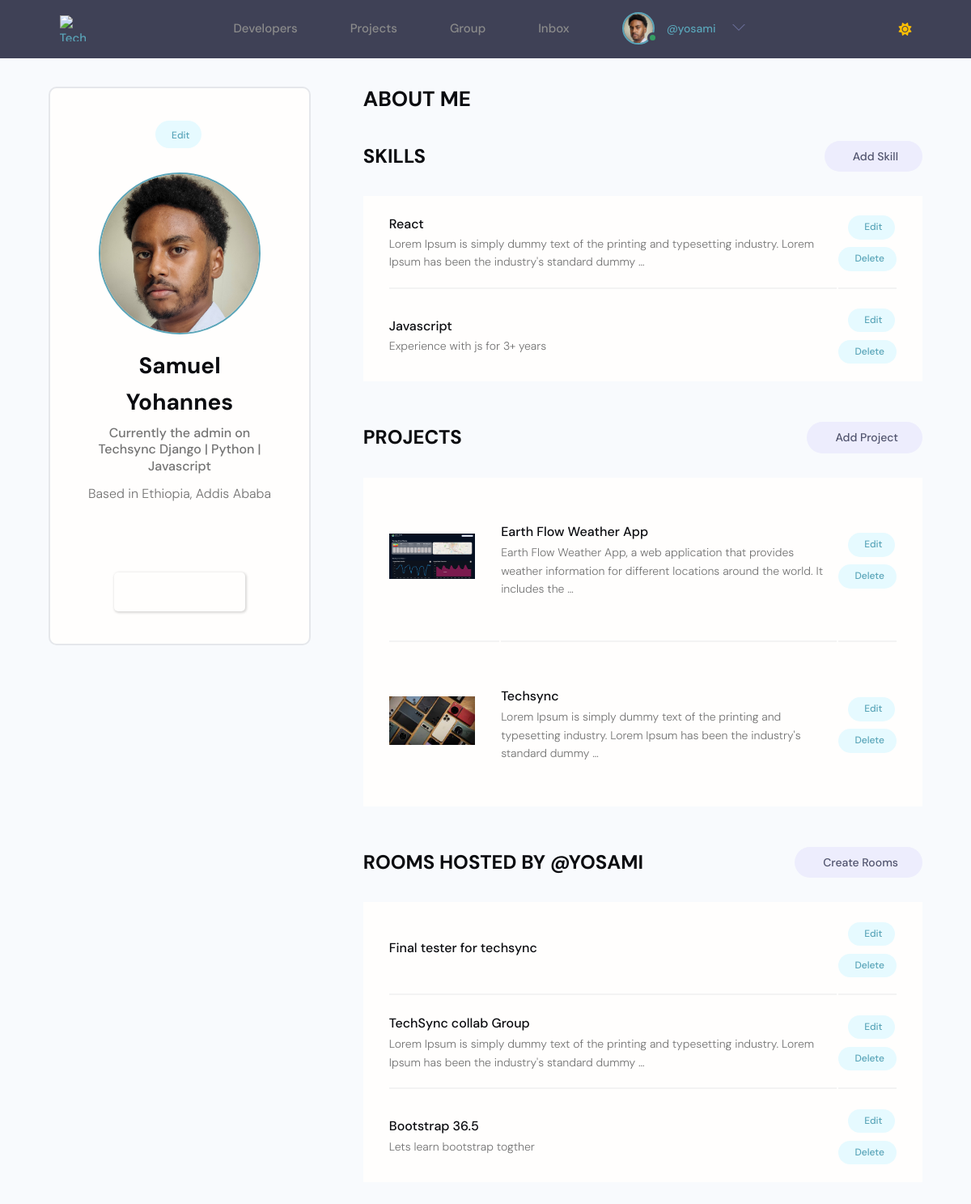
The page /account/ (signed in) on the database as committed earlier.
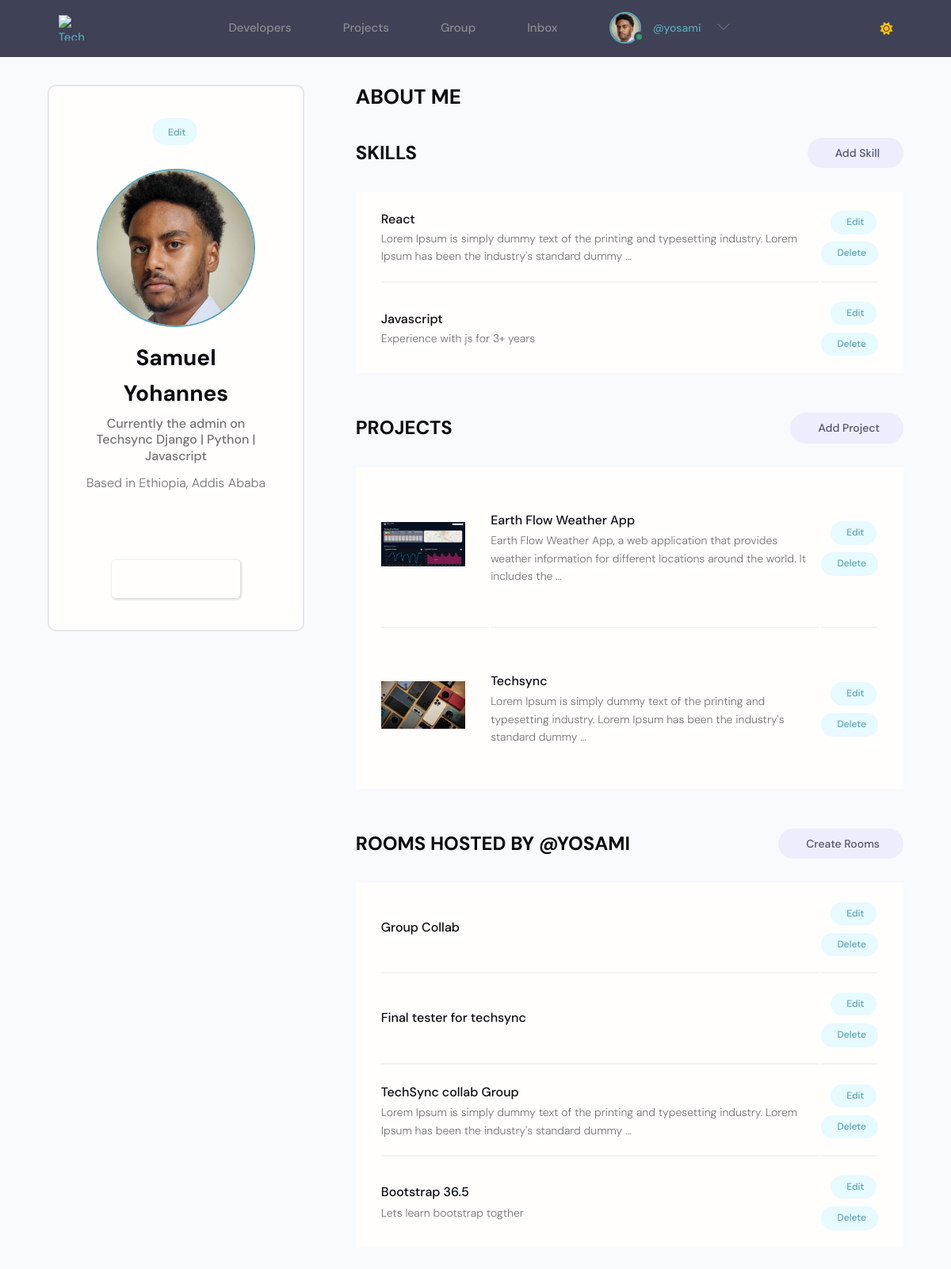
The same page on the database as committed later.
### users/models.py (models this page shows, shortened)
class Profile(models.Model):
    id = models.UUIDField(default=uuid.uuid4, primary_key=True, unique=True, editable=False, )
    user = models.OneToOneField(User, on_delete=models.CASCADE,null=True,blank=True)
    name = models.CharField(max_length=200, blank=True,null=True)
    username = models.CharField(max_length=200, blank=True,null=True,unique=True)
    headline = models.CharField(max_length=200, blank=True,null=True)
    about = models.TextField(blank=True, null=True)
    location = models.CharField(max_length=200, blank=True,null=True)
    profile_image = models.ImageField(null=True, blank=True,upload_to='profiles', default='default_profile.png')
    github_link = models.CharField(max_length=200, blank=True,null=True)
    twitter_link = models.CharField(max_length=200, blank=True,null=True)
    linkedin_link = models.CharField(max_length=200, blank=True,null=True)
    personal_link = models.CharField(max_length=200, blank=True,null=True)
    created_at = models.DateTimeField(auto_now_add=True)

class Skill(models.Model):
    id = models.UUIDField(default=uuid.uuid4, primary_key=True, unique=True, editable=False, )
    owner = models.ForeignKey(Profile, on_delete=models.CASCADE, null=True, blank=True)
    name = models.CharField(max_length=200, blank=True,null=True)
    description = models.TextField(blank=True, null=True)
    created_at = models.DateTimeField(auto_now_add=True)

### projects/models.py (models this page shows, shortened)
class Project(models.Model):
    id = models.UUIDField(default=uuid.uuid4, primary_key=True, unique=True, editable=False)
    owner = models.ForeignKey(Profile, on_delete=models.SET_NULL, null=True)
    title = models.CharField(max_length=100)
    description = models.TextField(null=True, blank=True)
    image = models.ImageField(null=True, blank=True, default='default.jpg', upload_to= 'project_image')
    demo_link = models.URLField(null=True, blank=True)
    source_link = models.URLField(null=True, blank=True)
    created_at = models.DateTimeField(auto_now_add=True)
    tags = models.ManyToManyField('Tag', blank=True)
    vote_count = models.IntegerField(default=0, null=True, blank=True)
    vote_ratio = models.IntegerField(default=0, null=True, blank=True)
    class Meta:
        ordering = ['-created_at']

### group/models.py (models this page shows, shortened)
class Room(models.Model):
    id = models.UUIDField(default=uuid.uuid4, primary_key=True, unique=True, editable=False, )
    host = models.ForeignKey(User, on_delete=models.SET_NULL, null=True)
    topic = models.ForeignKey(Topic, on_delete=models.SET_NULL, null=True)
    name = models.CharField(max_length=200)
    description = models.TextField(null=True, blank=True)
    participants = models.ManyToManyField(User, related_name='participants', blank=True)
    users_online = models.ManyToManyField(User, related_name='online_in_rooms', blank=True)
    updated = models.DateTimeField(auto_now=True)
    created = models.DateTimeField(auto_now_add=True)
    class Meta:
        ordering = ['-updated', '-created']

### users/views.py (the view)
# urls.py: path('account/', views.userAccount, name='user-account'),
@login_required(login_url='login')
def userAccount(request):
    profile = request.user.profile
    skills = profile.skill_set.all()
    projects = profile.project_set.all()
    rooms = Room.objects.filter(host=request.user)
    context = {
        'profile': profile,
        'skills': skills,
        'projects': projects,
        'rooms': rooms,
    }
    return render(request, 'users/account.html', context)

### templates/users/account.html (shortened to what this page needs)
{% extends "main/main.html" %}
  {% block content %}
  <main class="settingsPage profile my-md">
    <div class="container">
      <div class="layout">
        <div class="column column--1of3">
          <div class="card text-center">
            <div class="card__body dev">
              <a class="tag tag--pill tag--main settings__btn" href="{% url 'edit-account' %}"> Edit</a>
              <img class="avatar avatar--xl dev__avatar" src="{{ profile.profile_image.url }}" />
              <h2 class="dev__name">{{profile.name}}</h2>
              <p class="dev__title">{{profile.headline}}</p>
              <p class="dev__location">Based in {{profile.location}}</p>
              <ul class="dev__social">
              </ul>
              <a href="#" class="btn btn--sub btn--lg">Send Message </a>
            </div>
          </div>
        </div>
        <div class="column column--2of3">
          <div class="devInfo">
            <h3 class="devInfo__title">About Me</h3>
          </div>
          <div class="settings">
            <h3 class="settings__title">Skills</h3>
            <a class="tag tag--pill tag--sub settings__btn tag--lg" href="{% url 'add-skill'%}"> Add Skill</a>
          </div>
          <table class="settings__table">
            {% for skill in skills %}
            <tr>
              <td class="settings__tableInfo">
                <h4>{{skill.name}}</h4>
                <p>
                  {{skill.description|truncatewords:20}}
                </p>
              </td>
              <td class="settings__tableActions">
                <a class="tag tag--pill tag--main settings__btn" href="{% url 'update-skill' skill.id %}"> Edit</a>
                <a class="tag tag--pill tag--main settings__btn" href="{% url 'delete-skill' skill.id %}?next=/account">
                  Delete</a>
              </td>
            </tr>
            {% endfor %}
          </table>
          <div class="settings">
            <h3 class="settings__title">Projects</h3>
            <a class="tag tag--pill tag--sub settings__btn tag--lg" href="{% url 'create-project' %}"> Add Project</a>
          </div>
          <table class="settings__table">
            {% for project in projects %}
            <tr>
              <td class="settings__thumbnail">
                <a href="{% url 'project_detail' project.pk %}"><img src="{{project.image.url}}" alt="Project Thumbnail" /></a>
              </td>
              <td class="settings__tableInfo">
                <a href="{% url 'project_detail' project.pk %}">{{project.title}}</a>
                <p>
                  {{project.description|truncatewords:20}}
                </p>
              </td>
              <td class="settings__tableActions">
                <a class="tag tag--pill tag--main settings__btn" href="{% url 'update-project' project.pk %}"> Edit</a>
                <a class="tag tag--pill tag--main settings__btn" href="{% url 'delete-project' project.pk %}?next=/account">
                  Delete</a>
              </td>
            </tr>
            {% endfor %}
          </table>
<div class="settings">
  <h3 class="settings__title">ROOMS HOSTED BY @{{profile.username}}</h3>
  <a class="tag tag--pill tag--sub settings__btn tag--lg" href="{% url 'create-room' %}"> Create Rooms</a>
</div>
<table class="settings__table">
  {% for room in rooms %}
  <tr>
    <td class="settings__tableInfo">
      <a href="{% url 'room' room.id %}">{{room.name}}</a>
      <p>
        {{room.description|truncatewords:20}}
      </p>
    </td>
    <td class="settings__tableActions">
      <a class="tag tag--pill tag--main settings__btn" href="{% url 'update-room' room.id %}?next=/account"> Edit</a>
      <a class="tag tag--pill tag--main settings__btn" href="{% url 'delete-room' room.id %}?next=/account">
        Delete</a>
    </td>
  </tr>
  {% endfor %}
</table>
      </div>
    </div>
  </div>
  </main>
  {% endblock content %}

### templates/main/main.html (shortened to what this page needs)
{% load static %}
<!DOCTYPE html>
<html lang="en">
<head>
  <link rel="stylesheet" href="https://cdnjs.cloudflare.com/ajax/libs/selectize.js/0.13.3/css/selectize.min.css">
  <link rel="stylesheet" href="{% static 'styles/langauge.css' %}" />
    <link rel="stylesheet" href="https://cdnjs.cloudflare.com/ajax/libs/font-awesome/5.15.4/css/all.min.css" />
    <link rel="stylesheet" href="https://cdnjs.cloudflare.com/ajax/libs/font-awesome/6.0.0-beta3/css/all.min.css">
    <link rel="stylesheet" href="https://cdn.iconmonstr.com/1.3.0/css/iconmonstr-iconic-font.min.css" />
    <link rel="stylesheet" href="{% static 'uikit/styles/uikit.css' %}" />
    <link rel="stylesheet" href="{% static 'styles/app.css' %}" />
    <link rel="stylesheet" href="{% static 'styless/main.css' %}" />
    <link rel="stylesheet" href="{% static 'styless/style.css' %}" />
    <link rel="stylesheet" href="https://cdn.iconmonstr.com/1.3.0/css/iconmonstr-iconic-font.min.css">
</head>
<body>
    {% include "main/navbar.html" %}
    {% block content %}{% endblock content %}
</body>
</html>

### templates/main/navbar.html (shortened to what this page needs)
{% load static %}
<header class="header">
        <div class="container container--narrow">
                <a href="{% url 'projects'%}" class="header__logo">
                        <img src="" alt="Techsync Logo" />
                </a>
                <nav class="header__nav header__menu">
                        <ul class="header__menu">
                                <li class="header__menuItem"><a href="{% url 'profiles' %}">Developers</a></li>
                                <li class="header__menuItem"><a  href="{% url 'projects' %}">Projects</a></li>
                                <li class="header__menuItem"><a  href="{% url 'home-group'%}">Group</a></li>
                                {% if request.user.is_authenticated %}
                                <li class="header__menuItem"><a  href="{% url 'user-chatrooms' %}">Inbox</a></li>
                                {% else %}
                                <li class="header__menuItem"><a href="{% url 'login' %}" class="btn btn--sub">Login/Sign Up</a></li>
                                {% endif %}
                                {% if request.user.is_authenticated %}
                                <li class="header__menuItem">
                                        <div class="header__user">
                                                <a href="{% url 'user-account'%}">
                                                    <div class="avatar avatar--medium active">
                                                        <img src="{{ profile.profile_image.url }}" />
                                                    </div>
                                                    <p> <span>@{{profile.username}}</span></p>
                                                </a>
                                                <button class="dropdown-button">
                                                    <svg version="1.1" xmlns="http://www.w3.org/2000/svg" width="32" height="32" viewBox="0 0 32 32">
                                                        <title>chevron-down</title>
                                                        <path d="M16 21l-13-13h-3l16 16 16-16h-3l-13 13z"></path>
                                                    </svg>
                                                </button>
                                            </div>
                                </li>
                                {% endif %}
                        </ul>
                </nav>
                <span id="mode-icon" class="fas fa-sun"></span>
        </div>
</header>
<link rel="stylesheet" href="{% static 'uikit/styles/modules/_variables.css' %}" id="theme-css">

### static/styles/langauge.css (style rules this page uses)
:root { --li4-color-primary-hsl: 250, 84%, 54%; --li4-color-bg-hsl: 0, 0%, 100%; --li4-color-contrast-high-hsl: 230, 7%, 23%; --li4-color-contrast-higher-hsl: 230, 13%, 9%; --li4-color-bg-light-hsl: 0, 0%, 100%; --li4-color-white-hsl: 0, 0%, 100%; --li4-color-bg-dark-hsl: 240, 4%, 95%; --li4-color-bg-lighter-hsl: 0, 0%, 100%; --li4-color-black-hsl: 230, 13%, 9%; --li4-space-3xs: 0.25rem; --li4-space-2xs: 0.375rem; --li4-space-xs: 0.5rem; --li4-space-sm: 0.75rem; }
@media (min-width: 64rem) { :root { --li4-space-3xs: 0.375rem; --li4-space-2xs: 0.5625rem; --li4-space-xs: 0.75rem; --li4-space-sm: 1.125rem; } }
:root { --picker-vertical-gap: 4px; }

### static/styles/app.css (style rules this page uses)
:root { --color-sub: #0b0c10; }
.btn--sub { background-color: var(--color-sub-light); }
.card { border: 2px solid var(--color-light); }
img { width: 100%; }
.header { position: sticky; z-index: 111; background-color: var(--color-sub); padding: 1.5rem 0; }
.header > .container { display: flex; justify-content: space-between; align-items: center; }
.header__logo > img { height: 3.8rem; }
.header__nav > ul { display: inline-flex; align-items: center; list-style: none; gap: 6.5rem; }
.header__menuItem > a { color: var(--color-light); font-weight: 300; }
.profile .card > .dev { padding: 4rem; }
.dev__avatar { display: block; margin: auto; }
.dev__name { color: var(--color-sub); font-size: 2.8rem; font-weight: 700; margin-top: 1rem; margin-bottom: 0.5rem; }
.dev__title { font-size: 1.6rem; font-weight: 500; line-height: 1.3; }
.dev__location { margin-top: 1rem; }
.dev__social { margin: 3rem 0; list-style: none; display: flex; justify-content: center; gap: 1.5rem; }
.devInfo { margin-bottom: 3rem; }
.devInfo__title, .devInfo__subtitle { font-size: 2.6rem; color: var(--color-sub); text-transform: uppercase; font-weight: 700; margin-bottom: 1.5rem; }
.settingsPage .dev > .settings__btn { display: inline-block; margin-bottom: 3rem; }
.settings { display: flex; justify-content: space-between; align-items: center; }
.settings__title { font-size: 2.4rem; text-transform: uppercase; font-weight: 700; color: var(--color-sub); }
.settings__table { margin-top: 3rem; margin-bottom: 5rem; padding: 0 3rem; background: var(--color-white); }
.settings__table tr { width: 100%; }
.settings__table tr > td { padding: 2rem 0; }
.settings__table tr:not(:last-child) td { border-bottom: 2px solid var(--color-white-light); }
.settings__thumbnail { width: 23%; min-width: 10rem; }
.settings__thumbnail img { padding-right: 3rem; height: 15rem; object-fit: contain; }
.settings__tableInfo { width: 100%; }
.settings__tableInfo h4, .settings__tableInfo a { padding-right: 1rem; width: auto; font-size: 1.6rem; font-weight: 500; color: var(--color-sub); }
.settings__tableInfo p { font-size: 1.4rem; }
.settings__tableActions { text-align: right; }

### static/uikit/styles/modules/_variables.css (style rules this page uses)
:root { --color-main: #5aa5b9; --color-main-light: #e6faff; --color-sub: #0b0c10; --color-sub-light: #51546e; --color-sub-lighter: #ededfd; --color-text: #737373; --color-gray: #8b8b8b; --color-light: #e5e7eb; --color-light-gray: #767676; --color-bg: #f8fafd; --color-white: #fffefd; --color-white-light: #f3f3f3; --color-success: #359e64; --color-success-bg: #def8e8; --color-error: #fc4b0b; --color-error-bg: #fff2ee; --font-base: 'Poppins', arial, helvetica, 'Segoe UI', roboto, ubuntu, sans-serif; --font-monospace: 'Fira Code', 'Courier New', courier, monospace; --font-regular: 300; --font-medium: 500; --font-bold: 700; --generic-shadow: 1px 1px 5px #00000010; --generic-transition: all 0.3s ease-in-out; }

### static/uikit/styles/modules/_base.css (style rules this page uses)
* { margin: 0; padding: 0; box-sizing: border-box; text-rendering: optimizeLegibility; color: inherit; font-size: inherit; }
html { font-size: 50%; }
@media only screen and (min-width: 480px) { html { font-size: 56.25%; } }
@media only screen and (min-width: 1200px) { html { font-size: 62.5%; } }
body { line-height: 1.6; font-weight: 400; font-size: 1.5rem; color: var(--color-text); background-color: var(--color-bg); min-height: 100vh; }

### static/uikit/styles/modules/_typography.css (style rules this page uses)
* { font-family: var(--font-base); }
h2 { font-size: 3.6rem; font-weight: var(--font-bold); }
h3 { font-size: 3.2rem; font-weight: var(--font-medium); }
h4 { font-size: 2.8rem; font-weight: var(--font-medium); }
p, span, strong { font-size: 1.6rem; color: var(--color-text); font-weight: var(--font-regular); }
a { padding-bottom: 2px; text-decoration: none; display: inline-block; color: var(--color-main); font-weight: var(--font-medium); }

### templates/main/navbar.html (style rules this page uses)
.fa-sun { color: #ffbf00; }
.header__menu { position: relative; z-index: 1000; }

Rows that differ between the two databases and show on the page:
added Room: name "Group Collab"
